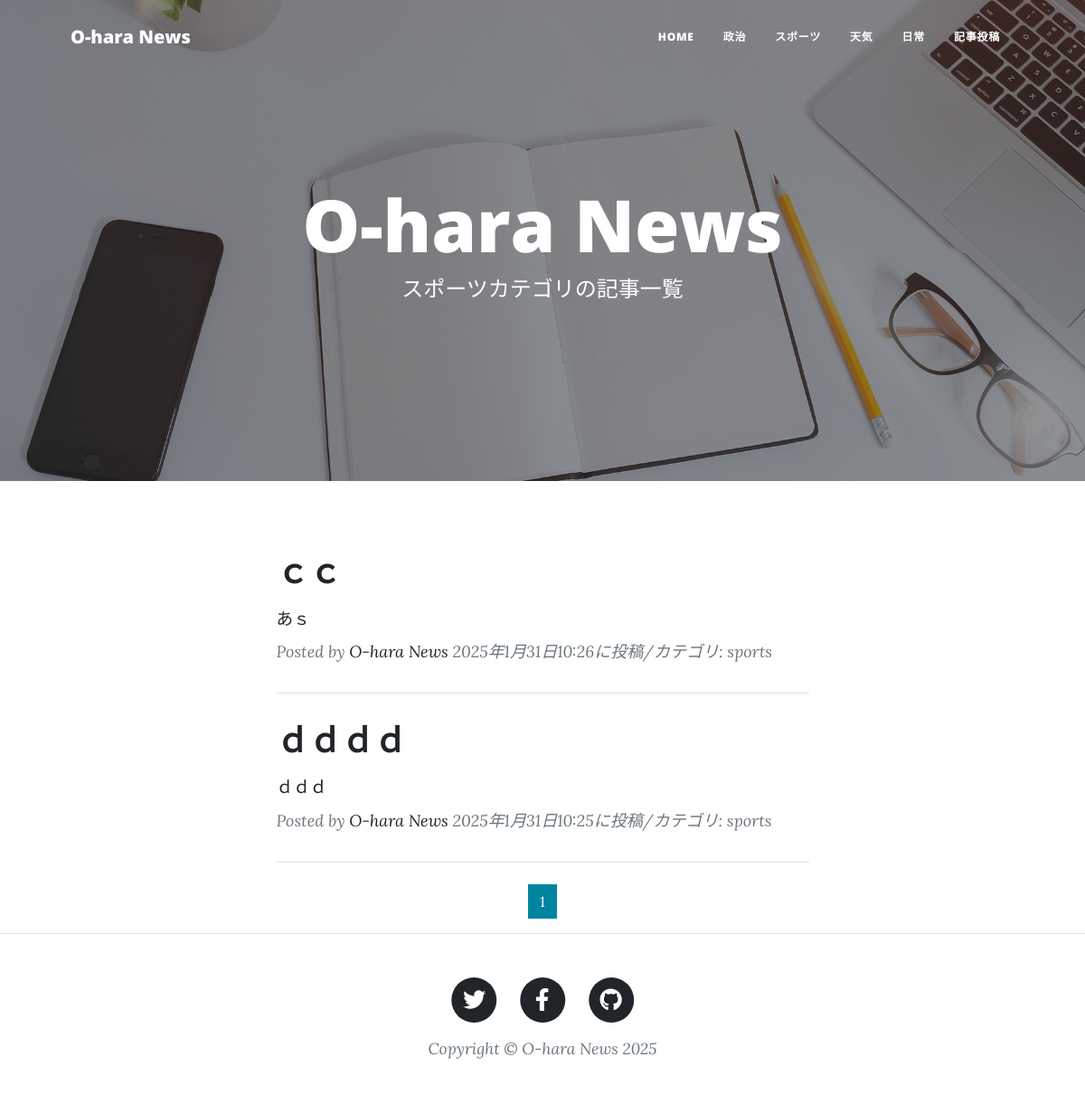
The app's page /sports/ with its own data.
### newsapp/models.py (models this page shows, shortened)
class NewsPost(models.Model):
    CATEGORY = (('seizi', '政治'),
                ('sports', 'スポーツ'),
                ('tenki', '天気'),
                ('nitizyo','日常'),
                )
    title = models.CharField(
        verbose_name='タイトル',
        max_length=200
    )
    content = models.TextField(
        verbose_name='本文'
    )
    posted_at = models.DateTimeField(
        verbose_name='投稿日時',
        auto_now_add=True
    )
    category = models.CharField(
        verbose_name='カテゴリ',
        max_length=50,
        choices=CATEGORY
    )

### newsapp/views.py (the view)
# urls.py: path('sports/', views.SportsView.as_view(), name='sports'),
class SportsView(ListView):
    template_name='sports.html'#ダイアリーライフ
    model = NewsPost
    context_object_name = 'sports_records'
    queryset = NewsPost.objects.filter(
        category='sports').order_by('-posted_at')
    paginate_by = 2

### newsapp/templates/sports.html (shortened to what this page needs)
{% extends 'base.html' %}
{% load static %}
{% block header %}
<header class="masthead" style="background-image: url({% static 'assets/img/home-bg.jpg' %})">
    <div class="container position-relative px-4 px-lg-5">
        <div class="row gx-4 gx-lg-5 justify-content-center">
            <div class="col-md-10 col-lg-8 col-xl-7">
                <div class="site-heading">
                    <h1>O-hara News</h1>
                    <span class="subheading">スポーツカテゴリの記事一覧</span>
                </div>
            </div>
        </div>
    </div>
</header>
{% endblock %}
{% block contents %}
<div class="container px-4 px-lg-5">
    <div class="row gx-4 gx-lg-5 justify-content-center">
        <div class="col-md-10 col-lg-8 col-xl-7">
            {% for record in sports_records %}
            <div class="post-preview">
                <a href="{% url 'newsapp:news_detail' record.pk %}">
                    <h2 class="post-title">
                        {{record.title}}</h2>
                    <h3 class="post-subtitle">
                        <span style="font-size: 14pt">
                            {{record.content|truncatechars:50}}
                        </span>
                    </h3>
                </a>
                <p class="post-meta">
                    Posted by
                    <a href="#!">O-hara News</a>
                    {{record.posted_at}}に投稿/カテゴリ:
                    {{record.category}}
                </p>
            </div>
            <hr class="my-4" />
            {% endfor %}
            {% include "pagination.html" %}
        </div>
    </div>
</div>
{% endblock %}

### records on screen
NewsPost: title "ｃｃ", content "あｓ", posted_at "2025年1月31日10:26", category "sports"
NewsPost: title "ｄｄｄｄ", content "ｄｄｄ", posted_at "2025年1月31日10:25", category "sports"

### other values on screen
{{ num }} "1"
